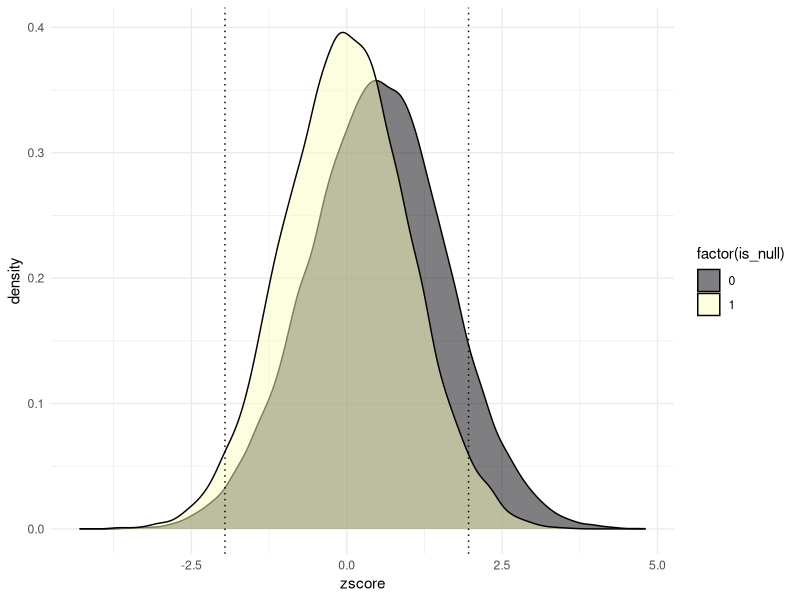
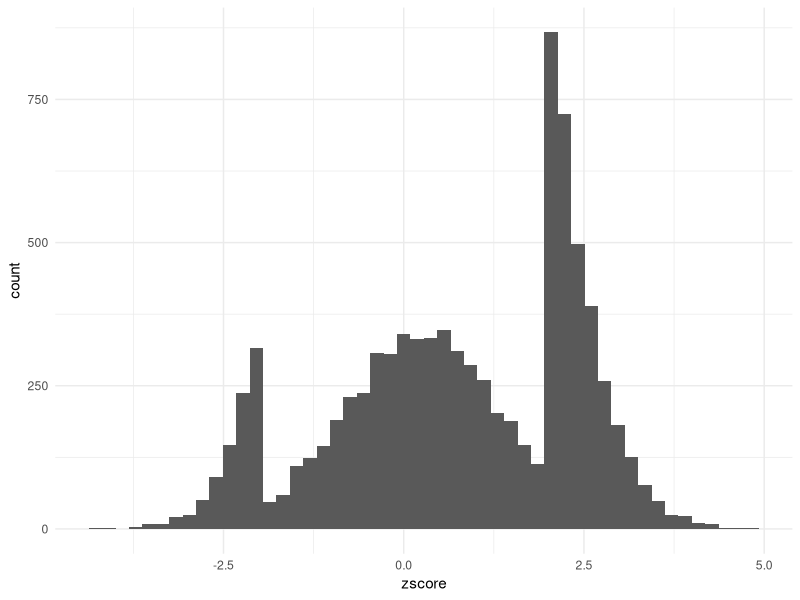

Source code (R) for these figures, in order:
## ---- chunk 1
library(ggplot2)
library(dplyr)
theme_set(theme_minimal())
set.seed(1) # for reproducibility

# Generate the simulated world
N <- 5e4 # total hypotheses tested
proportion_null <- .4
signif_level <- qnorm(.975)
is_null <- rbinom(N, 1, proportion_null)
effect_size_nonnull <- .5
simulated_world <- data.frame(is_null) |>
  mutate(
    zscore = rnorm(N, 
                   mean = (1 - is_null) * effect_size_nonnull,
                   sd = 1 + .1 * (1 - is_null)))
head(simulated_world)
## ---- chunk 2
simulated_world |>
  ggplot(aes(x = zscore, fill = factor(is_null))) +
  geom_density(alpha = .5) +
  geom_vline(xintercept = c(-1, 1) * signif_level,
             linetype = "dotted") +
  scale_fill_viridis_d(option = "magma")
## ---- chunk 3
# Generate simulated published effects
proportion_phack <- .9
which_studies_phacked <- rbinom(N, 1, proportion_phack)
simulated_publications <-
  simulated_world |>
  mutate(phacked = which_studies_phacked) |>
  dplyr::filter(phacked == 0 | # not p-hacked OR
                abs(zscore) > signif_level) # large enough
nrow(simulated_publications)
## ---- chunk 4
simulated_publications |>
  ggplot(aes(zscore)) +
  geom_histogram(bins = 50)
